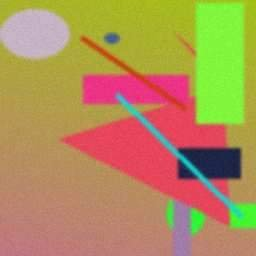
#> input picture data/procedural/images/auth_00005.jpg, 256 x 256 px
$ python -i laundering.py   (imports and definitions only)
#> lines starting #> are read from the running program, lines starting #| are printed output that depends on the picture
"""Social-media laundering simulation.

Applied identically to authentic AND forged images. If it were only
applied to forged images the model would learn "detect JPEG artifacts"
rather than "detect tampering" — the most common silent failure mode
in this field, called out explicitly in the blueprint. This is also
the single augmentation with the largest measured effect on
cross-dataset / real-world generalization.
"""
from __future__ import annotations
import io
import random
import numpy as np
from PIL import Image, ImageFilter, ImageEnhance


def _jpeg_recompress(img: np.ndarray, quality: int) -> np.ndarray:
    pil = Image.fromarray(img)
    buf = io.BytesIO()
    pil.save(buf, "JPEG", quality=quality)
    buf.seek(0)
    return np.asarray(Image.open(buf).convert("RGB"))


def _resize_random_interp(img: np.ndarray, scale: float) -> np.ndarray:
    pil = Image.fromarray(img)
    w, h = pil.size
    new_w, new_h = max(8, int(w * scale)), max(8, int(h * scale))
    interp = random.choice([Image.BILINEAR, Image.BICUBIC, Image.LANCZOS])
    resized = pil.resize((new_w, new_h), interp)
    return np.asarray(resized.resize((w, h), interp))  # round-trip back


def _gaussian_blur(img: np.ndarray, sigma: float) -> np.ndarray:
    pil = Image.fromarray(img)
    return np.asarray(pil.filter(ImageFilter.GaussianBlur(radius=sigma)))


# [26 lines left out: functions _add_noise, _color_jitter, _simulate_screenshot, not called in this run]


class LaunderingAugment:
    """Callable: (img_uint8 HWC, mask_float01 HW) -> (img, mask).
    The mask is never touched by pixel-level ops (JPEG, blur, noise,
    color) since those don't move pixels; it IS touched by the resize
    round-trip and the screenshot path, whose nearest-neighbor final
    step keeps the mask binary-safe.
    """

    def __init__(self, p_apply: float = 0.8):
        self.p_apply = p_apply

    # [37 lines left out: function __call__, not called in this run]


def degradation_grid_variants(img: np.ndarray) -> dict[str, np.ndarray]:
    """Deterministic variants for the robustness evaluation grid
    (JPEG QF x scale) described in the blueprint's evaluation section."""
    variants = {}
    for qf in (90, 70, 50, 30):
        variants[f"jpeg_q{qf}"] = _jpeg_recompress(img, qf)
    for scale in (0.75, 0.5):
        variants[f"scale_{scale}"] = _resize_random_interp(img, scale)
    return variants

>>> import cv2
>>> picture = cv2.imread('../../data/procedural/images/auth_00005.jpg', cv2.IMREAD_GRAYSCALE)
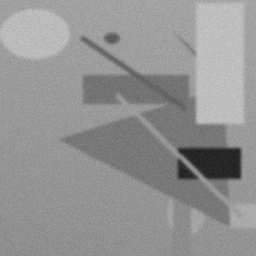
#> picture: shape (256, 256); min 28, max 198, mean 147.4
>>> result = degradation_grid_variants(picture)
#> the loop in degradation_grid_variants, `for scale in (0.75, 0.5):` made 2 passes
#> scale on passes 1 to 2: 0.75, 0.5
#> after the loop in degradation_grid_variants, `for scale in (0.75, 0.5):`: variants = 6 items
#> result = 6 items
